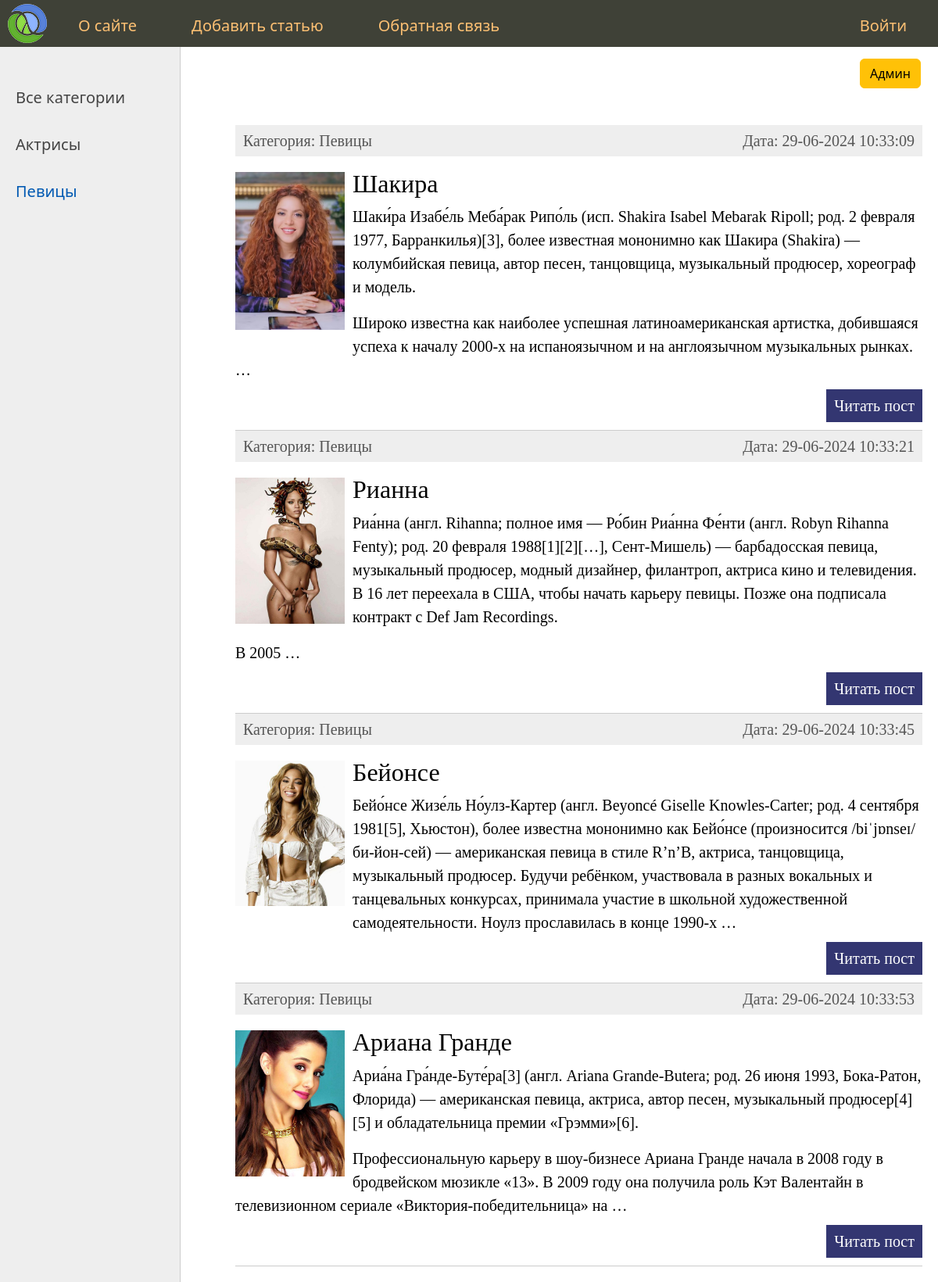
Screenshot of /category/pevicy/ with the database file from the repository.
### women/models.py (models this page shows, shortened)
class Category(models.Model):
    name = models.CharField(
        max_length=100, db_index=True, verbose_name="Категория")
    slug = models.SlugField(max_length=100, unique=True,
                            db_index=True, verbose_name="URL")
    def __str__(self):
        return self.name
    def get_absolute_url(self):
        return reverse('category', kwargs={'cat_slug': self.slug})
    class Meta:
        verbose_name = "Категория"
        verbose_name_plural = "Категории"
        ordering = ['name']

class Women(models.Model):
    title = models.CharField(max_length=255, verbose_name="Заголовок")
    slug = models.SlugField(max_length=255, unique=True,
                            db_index=True, verbose_name="URL")
    content = models.TextField(blank=True, verbose_name="Текст статьи")
    photo = models.ImageField(upload_to='photos/', verbose_name="Фото")
    time_create = models.DateTimeField(
        auto_now_add=True, verbose_name="Время создания")
    time_update = models.DateTimeField(
        auto_now=True, verbose_name="Время изменения")
    is_published = models.BooleanField(default=True, verbose_name="Публикация")
    cat = models.ForeignKey(
        'Category', on_delete=models.PROTECT, null=True, verbose_name="Категория")
    def get_absolute_url(self):
        return reverse('post', kwargs={'post_slug': self.slug})
    class Meta:
        verbose_name = "Известные женщины"
        verbose_name_plural = "Известные женщины"
        ordering = ['-time_create', 'title']

### women/views.py (the view)
# urls.py: path('category/<slug:cat_slug>/', WomenCategory.as_view(), name='category'),
class WomenCategory(ListView):
    model = Women
    template_name = 'women/index.html'
    context_object_name = 'posts'
    allow_empty = False
    def get_context_data(self, **kwargs: Any) -> dict[str, Any]:
        context = super().get_context_data(**kwargs)
        context['menu'] = menu
        context['cats'] = Category.objects.all()
        context['selected_cat'] = context['posts'][0].cat_id
        context['title'] = 'Категория - ' + str(context['posts'][0].cat)
        return context
    def get_queryset(self) -> QuerySet[Any]:
        return Women.objects.filter(cat__slug=self.kwargs['cat_slug'], is_published=True)

### women/templates/women/index.html (shortened to what this page needs)
{% extends 'women/base.html' %}
{% block content %}
<ul class="list-articles">
	{% for p in posts %}
	<li>
		<div class="article-panel">
			<p class="first">Категория: {{p.cat}}</p>
			<p class="last">Дата: {{p.time_update|date:"d-m-Y H:i:s"}}</p>
		</div>
		{% if p.photo %}
		<p><img class="img-article-left thumb" src="{{p.photo.url}}" /></p>
		{% endif %}
		<h2>{{p.title}}</h2>
		{% autoescape on %}
		{{p.content|linebreaks|truncatewords:50}}
		{% endautoescape %}
		<p class="link-read-post">
			<a href="{{ p.get_absolute_url }}">Читать пост</a>
		</p>
	</li>
	{% endfor %}
</ul>
{% endblock %}

### women/templates/women/base.html (shortened to what this page needs)
{% load static %}
<!DOCTYPE html>
<html>
	<head>
		<link
			type="text/css"
			href="{% static 'women/css/styles.css' %}"
			rel="stylesheet"
		/>
		<link
			rel="stylesheet"
			href="https://cdn.jsdelivr.net/npm/bootstrap@5.3.2/dist/css/bootstrap.min.css"
		/>
	</head>
	<body>
		<table class="table-page" border="0" cellpadding="0" cellspacing="0">
			<tr>
				<td valign="top">
					{% block mainmenu %}
					<div class="header">
						<ul id="mainmenu" class="mainmenu">
							<li class="logo">
								<a href="{% url 'index' %}"><div class="logo"></div></a>
							</li>
							{% for m in menu %}
							{% if not forloop.last %}
							<li><a href="{% url m.url_name %}">{{m.title}}</a></li>
							{% else %}
							<li class="last">
								<a href="{% url m.url_name %}">{{m.title}}</a>
							</li>
							{% endif %}
							{% endfor %}
						</ul>
						<a class="btn_warning" href="http://127.0.0.1:8000/admin/"
							><button class="btn btn-warning">Админ</button></a
						>
					</div>
					{% endblock mainmenu %}
					<table
						class="table-content"
						border="0"
						cellpadding="0"
						cellspacing="0"
					>
						<tr>
							<td valign="top" class="left-chapters">
								<ul id="leftchapters">
									{% if selected_cat == 0 %}
									<li class="selected">Все категории</li>
									{% else %}
									<li>
										<a href="{% url 'index' %}">Все категории</a>
									</li>
									{% endif %}
									{% for cat in cats %}
									{% if selected_cat == cat.pk %}
									<li class="selected">{{cat.name}}</li>
									{% else %}
									<li>
										<a href="{{cat.get_absolute_url}}">{{cat.name}}</a>
									</li>
									{% endif %}
									{% endfor %}
								</ul>
							</td>
							<td valign="top" class="content">
								<div class="content-text">
									{% block content %} {% endblock %}
								</div>
							</td>
						</tr>
					</table>
				</td>
			</tr>
		</table>
	</body>
</html>

### women/static/women/css/styles.css (style rules this page uses)
html, body { font-family: 'Arial'; margin: 0; padding: 0; height: 100%; width: 100%; color: #444; }
a { color: #0059b2; text-decoration: none; }
img { max-width: 600px; height: auto; }
img.img-article-left { max-width: 300px; height: auto; float: left; padding: 0 10px 10px 0; margin-top: 15px; }
img.img-article-left.thumb { max-width: 150px; height: auto; margin-top: 20px; }
p.link-read-post { text-align: right; }
p.link-read-post a { padding: 10px; min-width: 100px; background: #333671; color: #fff; text-decoration: none; }
div.article-panel { background: #eee; padding: 5px 10px 5px 10px; box-sizing: border-box; overflow: hidden; color: #555; }
div.article-panel p.first { margin: 0; float: left; }
div.article-panel p.last { margin: 0; float: right; }
ul.list-articles { list-style: none; margin: 0; padding: 0; }
ul.list-articles li { border-bottom: 1px solid #ccc; }
.table-page { width: 100%; height: 100%; vertical-align: top; }
.table-page tr { height: 100%; }
.header { background: #3f4137; height: 60px; }
a.btn_warning { position: absolute; margin-top: 15px; margin-left: calc(100% - 100px); }
.logo { background: url('../images/logo.png') no-repeat 10px 5px; width: 70px; height: 60px; }
ul.mainmenu { list-style: none; margin: 0; padding: 0; height: 60px; color: #fdc073; font-size: 20px; overflow: hidden; }
ul.mainmenu li { float: left; margin: 18px 40px 0 30px; }
ul.mainmenu li.logo { margin: 0; }
ul.mainmenu li.last { float: right; }
ul.mainmenu li a { color: #fdc073; text-decoration: none; }
.table-content { width: 100%; min-height: 100%; height: 100%; }
.left-chapters { margin: 0; background: #eee; border-right: 1px solid #ccc; min-height: 100%; }
.left-chapters ul { width: 230px; min-height: 100%; margin: 0; padding: 20px 10px 10px 20px; list-style: none; font-size: 20px; }
.left-chapters ul li { margin: 30px 0 0 0; color: #999; }
.left-chapters ul li.selected { color: #0059b2; }
.left-chapters ul li a { color: #444; text-decoration: none; }
.content { padding: 40px 20px 20px 40px; width: 100%; box-sizing: border-box; }
.content-text { margin: 60px 0 0 30px; color: #000; font-size: 20px; font-family: Yandex Sans Display Light; }

### rows the page displays
Category: name "Актрисы"
Category: name "Певицы"
Women: cat "Певицы", time_update "29-06-2024 10:33:09", photo (picture), title "Шакира", content "Шаки́ра Изабе́ль Меба́рак Рипо́ль (исп. Shakira Isabel Mebarak Ripoll; род. 2 февраля 1977, Барранкилья)[3], более известная мононимно как Шакира (Shakira) — колумбийская певица, автор песен, танцовщица, музыкальный продюсер, хореограф и модель. Широко известна как наиболее успешная латиноамериканская артистка, добившаяся успеха к началу 2000-х на испаноязычном и на англоязычном музыкальных рынках. …"
Women: cat "Певицы", time_update "29-06-2024 10:33:21", photo (picture), title "Рианна", content "Риа́нна (англ. Rihanna; полное имя — Ро́бин Риа́нна Фе́нти (англ. Robyn Rihanna Fenty); род. 20 февраля 1988[1][2][…], Сент-Мишель) — барбадосская певица, музыкальный продюсер, модный дизайнер, филантроп, актриса кино и телевидения. В 16 лет переехала в США, чтобы начать карьеру певицы. Позже она подписала контракт с Def Jam Recordings. В 2005 …"
Women: cat "Певицы", time_update "29-06-2024 10:33:45", photo (picture), title "Бейонсе", content "Бейо́нсе Жизе́ль Но́улз-Картер (англ. Beyoncé Giselle Knowles-Carter; род. 4 сентября 1981[5], Хьюстон), более известна мононимно как Бейо́нсе (произносится /biˈjɒnseɪ/ би-йон-сей) — американская певица в стиле R’n’B, актриса, танцовщица, музыкальный продюсер. Будучи ребёнком, участвовала в разных вокальных и танцевальных конкурсах, принимала участие в школьной художественной самодеятельности. Ноулз прославилась в конце 1990-х …"
Women: cat "Певицы", time_update "29-06-2024 10:33:53", photo (picture), title "Ариана Гранде", content "Ариа́на Гра́нде-Буте́ра[3] (англ. Ariana Grande-Butera; род. 26 июня 1993, Бока-Ратон, Флорида) — американская певица, актриса, автор песен, музыкальный продюсер[4][5] и обладательница премии «Грэмми»[6]. Профессиональную карьеру в шоу-бизнесе Ариана Гранде начала в 2008 году в бродвейском мюзикле «13». В 2009 году она получила роль Кэт Валентайн в телевизионном сериале «Виктория-победительница» на …"

### other values shown
{{ m.title }} "О сайте" "Добавить статью" "Обратная связь"
{{ m.title }} "Войти"
